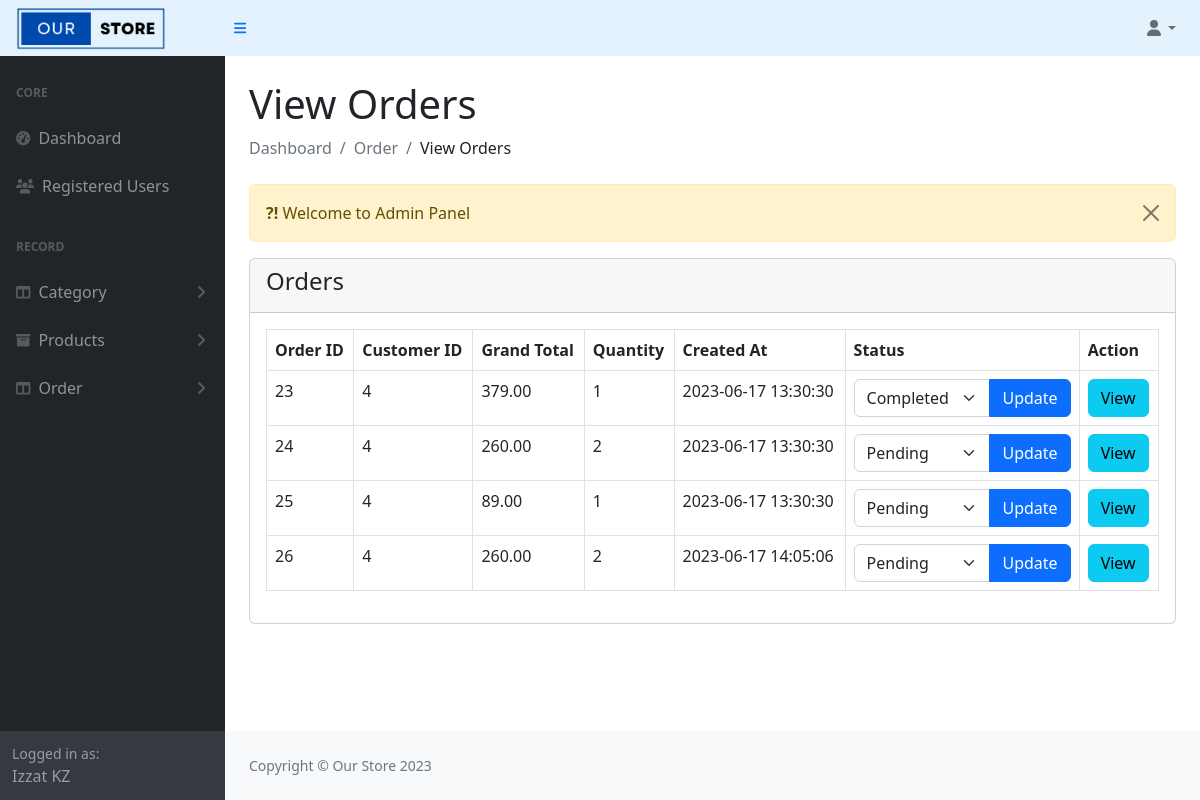
The page /admin/order-state.php (signed in) on the database its author committed.
### tables this page shows
CREATE TABLE `orders` (
  `order_id` int(11) NOT NULL,
  `cust_id` int(11) NOT NULL,
  `grand_total` float(10,2) NOT NULL,
  `created_at` datetime NOT NULL DEFAULT current_timestamp(),
  `status` enum('Pending','Completed','Cancelled') NOT NULL DEFAULT 'Pending',
  `product_id` int(11) DEFAULT NULL
);

### admin/order-state.php (the view, shortened to what this page needs)
<?php
include('authentication.php');
include('includes/header.php');
?>
<div class="container-fluid px-4">
    <h1 class="mt-4">View Orders</h1>
    <ol class="breadcrumb mb-4">
        <li class="breadcrumb-item active">Dashboard</li>
        <li class="breadcrumb-item active">Order</li>
        <li class="breadcrumb-item">View Orders</li>
    </ol>
    <div class="row">
        <div class="col-md-12">
            <?php include('message.php'); ?>
            <div class="card">
                <div class="card-header">
                    <h4>Orders</h4>
                </div>
                <div class="card-body">
                    <table class="table table-bordered">
                        <thead>
                            <tr>
                                <th>Order ID</th>
                                <th>Customer ID</th>
                                <th>Grand Total</th>
                                <th>Quantity</th>
                                <th>Created At</th>
                                <th>Status</th>
                                <th>Action</th>
                            </tr>
                        </thead>
                        <tbody>
                            <?php
                            $query = "SELECT o.order_id, o.cust_id, o.grand_total, p.price,
                                      ROUND(o.grand_total / p.price) AS quantity,
                                      o.created_at, o.status
                                      FROM orders o
                                      INNER JOIN products p ON p.product_id = o.product_id";
                            $query_run = mysqli_query($con, $query);
                            if(mysqli_num_rows($query_run) > 0)
                            {
                                foreach($query_run as $row)
                                {
                                    ?>
                                        <tr>
                                            <td><?= $row['order_id'] ?></td>
                                            <td><?= $row['cust_id'] ?></td>
                                            <td><?= $row['grand_total'] ?></td>
                                            <td><?= $row['quantity'] ?></td>
                                            <td><?= $row['created_at'] ?></td>
                                            <td>
                                                <form action="update-status.php" method="post">
                                                    <div class="input-group">
                                                        <select class="form-select" name="status">
                                                            <option value="Pending" <?= $row['status'] == 'Pending' ? 'selected' : '' ?>>Pending</option>
                                                            <option value="Completed" <?= $row['status'] == 'Completed' ? 'selected' : '' ?>>Completed</option>
                                                        </select>
                                                        <button type="submit" class="btn btn-primary">Update</button>
                                                    </div>
                                                </form>
                                            </td>
                                            <td>
                                                <a href="order-view.php?order_id=<?= $row['order_id'] ?>" class="btn btn-info">View</a>
                                            </td>
                                        </tr>
                                    <?php
                                }
                            }
                            else
                            {
                             ?>
                                    <tr>
                                        <td colspan="7">No orders found</td>
                                    </tr>
                             <?php
                            }
                            ?>
                        </tbody>
                    </table>
                </div>
            </div>
        </div>
    </div>
</div>
<?php
include('includes/footer.php');
include('includes/scripts.php');
?>

### rows shown on the page
orders: order_id "23", cust "4", grand_total "379.00", quantity "1", created_at "2023-06-17 13:30:30", status "Completed"
orders: order_id "24", cust "4", grand_total "260.00", quantity "2", created_at "2023-06-17 13:30:30", status "Pending"
orders: order_id "25", cust "4", grand_total "89.00", quantity "1", created_at "2023-06-17 13:30:30", status "Pending"
orders: order_id "26", cust "4", grand_total "260.00", quantity "2", created_at "2023-06-17 14:05:06", status "Pending"

### other values the page prints
$_SESSION['auth_user']['user_name'] "Izzat KZ"
$_SESSION['message'] "Welcome to Admin Panel"
